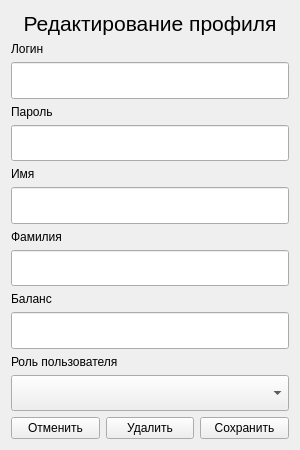
<?xml version="1.0" encoding="UTF-8"?>
<ui version="4.0">
 <class>UserEditForm</class>
 <widget class="QWidget" name="UserEditForm">
  <property name="geometry">
   <rect>
    <x>0</x>
    <y>0</y>
    <width>300</width>
    <height>450</height>
   </rect>
  </property>
  <property name="windowTitle">
   <string>Редактирование профиля</string>
  </property>
  <layout class="QVBoxLayout" name="verticalLayout_3">
   <item>
    <widget class="QLabel" name="windTitle">
     <property name="font">
      <font>
       <pointsize>16</pointsize>
      </font>
     </property>
     <property name="text">
      <string>Редактирование профиля</string>
     </property>
     <property name="alignment">
      <set>Qt::AlignCenter</set>
     </property>
    </widget>
   </item>
   <item>
    <layout class="QVBoxLayout" name="loginEditBox">
     <item>
      <widget class="QLabel" name="label">
       <property name="sizePolicy">
        <sizepolicy hsizetype="Preferred" vsizetype="Fixed">
         <horstretch>0</horstretch>
         <verstretch>0</verstretch>
        </sizepolicy>
       </property>
       <property name="text">
        <string>Логин</string>
       </property>
      </widget>
     </item>
     <item>
      <widget class="QLineEdit" name="loginEdit">
       <property name="sizePolicy">
        <sizepolicy hsizetype="Expanding" vsizetype="Expanding">
         <horstretch>0</horstretch>
         <verstretch>0</verstretch>
        </sizepolicy>
       </property>
      </widget>
     </item>
    </layout>
   </item>
   <item>
    <layout class="QVBoxLayout" name="passwordEditBox">
     <item>
      <widget class="QLabel" name="label_4">
       <property name="sizePolicy">
        <sizepolicy hsizetype="Preferred" vsizetype="Fixed">
         <horstretch>0</horstretch>
         <verstretch>0</verstretch>
        </sizepolicy>
       </property>
       <property name="text">
        <string>Пароль</string>
       </property>
      </widget>
     </item>
     <item>
      <widget class="QLineEdit" name="passwordEdit">
       <property name="sizePolicy">
        <sizepolicy hsizetype="Expanding" vsizetype="Expanding">
         <horstretch>0</horstretch>
         <verstretch>0</verstretch>
        </sizepolicy>
       </property>
      </widget>
     </item>
    </layout>
   </item>
   <item>
    <layout class="QVBoxLayout" name="nameEditBox">
     <item>
      <widget class="QLabel" name="label_3">
       <property name="sizePolicy">
        <sizepolicy hsizetype="Preferred" vsizetype="Fixed">
         <horstretch>0</horstretch>
         <verstretch>0</verstretch>
        </sizepolicy>
       </property>
       <property name="text">
        <string>Имя</string>
       </property>
      </widget>
     </item>
     <item>
      <widget class="QLineEdit" name="nameEdit">
       <property name="sizePolicy">
        <sizepolicy hsizetype="Expanding" vsizetype="Expanding">
         <horstretch>0</horstretch>
         <verstretch>0</verstretch>
        </sizepolicy>
       </property>
      </widget>
     </item>
    </layout>
   </item>
   <item>
    <layout class="QVBoxLayout" name="lastnameEditBox">
     <item>
      <widget class="QLabel" name="label_2">
       <property name="sizePolicy">
        <sizepolicy hsizetype="Preferred" vsizetype="Fixed">
         <horstretch>0</horstretch>
         <verstretch>0</verstretch>
        </sizepolicy>
       </property>
       <property name="text">
        <string>Фамилия</string>
       </property>
      </widget>
     </item>
     <item>
      <widget class="QLineEdit" name="lastnameEdit">
       <property name="sizePolicy">
        <sizepolicy hsizetype="Expanding" vsizetype="Expanding">
         <horstretch>0</horstretch>
         <verstretch>0</verstretch>
        </sizepolicy>
       </property>
      </widget>
     </item>
    </layout>
   </item>
   <item>
    <layout class="QVBoxLayout" name="verticalLayout">
     <item>
      <widget class="QLabel" name="label_5">
       <property name="sizePolicy">
        <sizepolicy hsizetype="Preferred" vsizetype="Fixed">
         <horstretch>0</horstretch>
         <verstretch>0</verstretch>
        </sizepolicy>
       </property>
       <property name="text">
        <string>Баланс</string>
       </property>
      </widget>
     </item>
     <item>
      <widget class="QLineEdit" name="balanceEdit">
       <property name="sizePolicy">
        <sizepolicy hsizetype="Expanding" vsizetype="Expanding">
         <horstretch>0</horstretch>
         <verstretch>0</verstretch>
        </sizepolicy>
       </property>
      </widget>
     </item>
    </layout>
   </item>
   <item>
    <layout class="QVBoxLayout" name="verticalLayout_2">
     <item>
      <widget class="QLabel" name="label_6">
       <property name="sizePolicy">
        <sizepolicy hsizetype="Preferred" vsizetype="Fixed">
         <horstretch>0</horstretch>
         <verstretch>0</verstretch>
        </sizepolicy>
       </property>
       <property name="text">
        <string>Роль пользователя</string>
       </property>
      </widget>
     </item>
     <item>
      <widget class="QComboBox" name="comboBox">
       <property name="sizePolicy">
        <sizepolicy hsizetype="Preferred" vsizetype="Expanding">
         <horstretch>0</horstretch>
         <verstretch>0</verstretch>
        </sizepolicy>
       </property>
      </widget>
     </item>
    </layout>
   </item>
   <item>
    <layout class="QHBoxLayout" name="buttonBox">
     <item>
      <widget class="QPushButton" name="closeButton">
       <property name="text">
        <string>Отменить</string>
       </property>
      </widget>
     </item>
     <item>
      <widget class="QPushButton" name="deleteButton">
       <property name="text">
        <string>Удалить</string>
       </property>
      </widget>
     </item>
     <item>
      <widget class="QPushButton" name="saveButton">
       <property name="text">
        <string>Сохранить</string>
       </property>
      </widget>
     </item>
    </layout>
   </item>
  </layout>
 </widget>
 <resources/>
 <connections/>
</ui>
